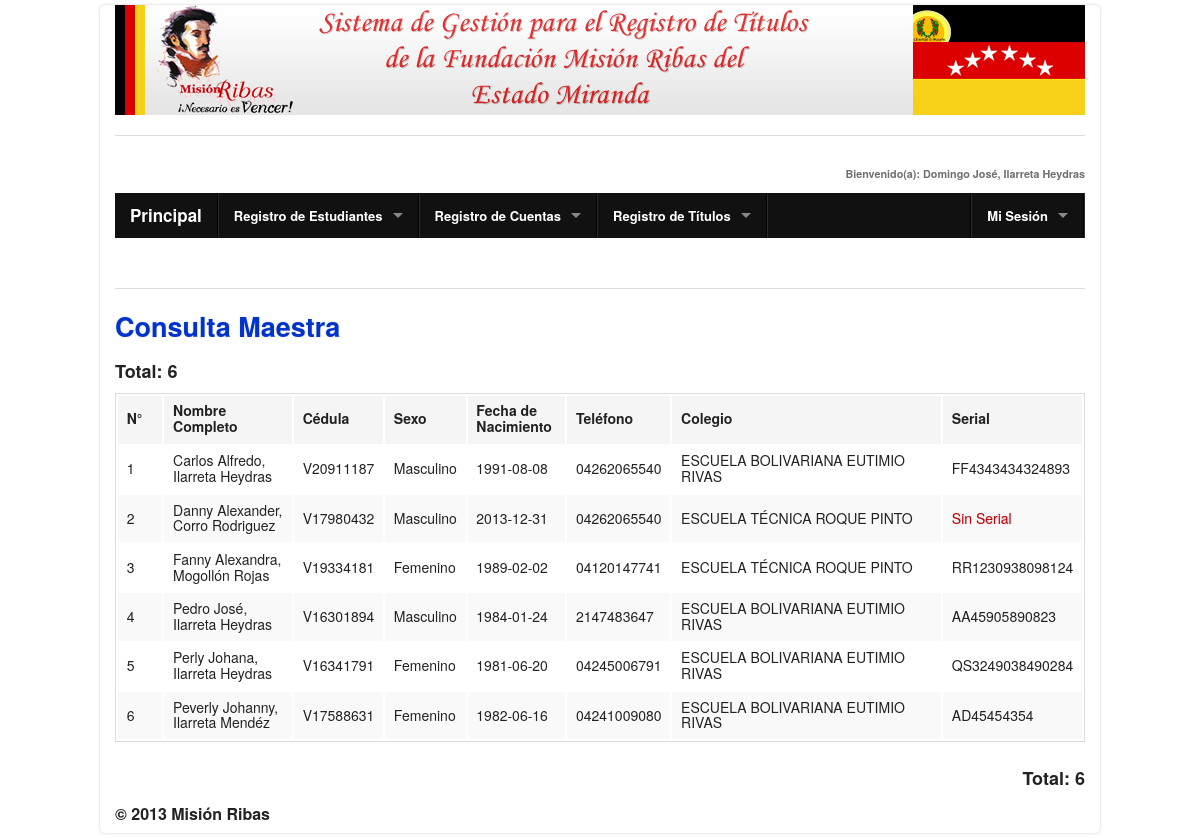
/cSerialMaestra.php (signed in), run on the app's committed database.
### tables this page shows
CREATE TABLE IF NOT EXISTS `estudiante` (
  `id` int(10) NOT NULL AUTO_INCREMENT,
  `nombre1` varchar(30) NOT NULL,
  `nombre2` varchar(30) NOT NULL,
  `apellido1` varchar(30) NOT NULL,
  `apellido2` varchar(30) NOT NULL,
  `nacionalidad` int(10) NOT NULL,
  `cedula` int(10) NOT NULL,
  `sexo` int(2) NOT NULL,
  `fecha_nacimiento` date NOT NULL,
  `telefono` varchar(11) NOT NULL,
  `colegio` int(10) NOT NULL,
  `serial` varchar(15) NOT NULL,
  PRIMARY KEY (`id`)
);

CREATE TABLE IF NOT EXISTS `nacionalidad` (
  `id` int(10) NOT NULL AUTO_INCREMENT,
  `nacionalidad` varchar(1) NOT NULL,
  `detalles` varchar(10) NOT NULL,
  PRIMARY KEY (`id`),
  UNIQUE KEY `nacionalidad` (`nacionalidad`)
);

CREATE TABLE IF NOT EXISTS `sexo` (
  `id` int(10) NOT NULL AUTO_INCREMENT,
  `sexo` varchar(10) NOT NULL,
  `detalles` varchar(50) NOT NULL,
  PRIMARY KEY (`id`),
  UNIQUE KEY `sexo` (`sexo`)
);

CREATE TABLE IF NOT EXISTS `colegio` (
  `id` int(11) NOT NULL AUTO_INCREMENT,
  `colegio` varchar(150) NOT NULL,
  `direccion` varchar(350) NOT NULL,
  `detalles` varchar(300) NOT NULL,
  PRIMARY KEY (`id`),
  UNIQUE KEY `colegio` (`colegio`)
);

### cSerialMaestra.php (the view, shortened to what this page needs)
<?php
if(isset($_SESSION['nombre_usuario']) && isset($_SESSION['privilegio'])){
	$nombre_usuario =$_SESSION['nombre_usuario'];
	$privilegio = $_SESSION['privilegio'];
	if($privilegio==777 || $privilegio==1){
include_once('funciones/template.php');
include_once('funciones/conexion.php');
echo '<hr><h5 class="right"><small>Bienvenido(a): '. $nombre_usuario .'</small></h5>';
echo '<hr><h3 class="azul">Consulta Maestra</h3>';
?>
<?php
$sql = "SELECT * FROM estudiante ORDER BY nombre1";
			$query = mysql_query($sql,$conexion);
			$cont=mysql_num_rows($query);
echo '<h5>Total: '. $cont .'</h5>';
?>
<table>
  <thead>
    <tr>
      <th width="50">N°</th>
      <th width="150">Nombre Completo</th>
      <th width="50">Cédula</th>
      <th width="50">Sexo</th>
      <th width="100">Fecha de Nacimiento</th>
      <th width="100">Teléfono</th>
      <th width="350">Colegio</th>
      <th width="100">Serial</th>
    </tr>
  </thead>
  <tbody>
<?php
$contador = 1;
			while ($row = mysql_fetch_array($query)){
					$nombre_completo = $row['nombre1'] . " " . $row['nombre2'] . ", " . $row['apellido1'] . " " . $row['apellido2'];
					$cod_nacionalidad = $row['nacionalidad'];
					$cedula = $row['cedula'];
					$cod_sexo = $row['sexo'];
					$fecha_nacimiento = $row['fecha_nacimiento'];
					$telefono = $row['telefono'];
					$cod_colegio = $row['colegio'];
					$serial = $row['serial'];
					$sql1 = "SELECT nacionalidad FROM nacionalidad WHERE id='$cod_nacionalidad'";
					$query1 = mysql_query($sql1,$conexion);
					while ($row1 = mysql_fetch_array($query1)){
						$sigla_nacionalidad = $row1[0];
					}
					$sql2 = "SELECT sexo FROM sexo WHERE id='$cod_sexo'";
					$query2 = mysql_query($sql2,$conexion);
					while ($row2 = mysql_fetch_array($query2)){
						$sexo = $row2[0];
					}
					$sql3 = "SELECT colegio FROM colegio WHERE id='$cod_colegio'";
					$query3 = mysql_query($sql3,$conexion);
					while ($row3 = mysql_fetch_array($query3)){
						$colegio = $row3[0];
					}
					echo '<tr>
							  <td>'. $contador ++ .'</td>
							  <td>'. $nombre_completo .'</td>
							  <td>'. $sigla_nacionalidad . $cedula .'</td>
							  <td>'. $sexo .'</td>
							  <td>'. $fecha_nacimiento .'</td>
							  <td>'. $telefono .'</td>
							  <td>'. $colegio .'</td>';
							if($serial!=""){
								echo '  <td>'. $serial .'</td>';
							}else{
								echo '  <td class="rojo">Sin Serial</td>';
								}
					echo '	</tr>
							';
			}
?>
  </tbody>
</table>
<?php
echo '<h5 class="right">Total: '. $cont .'</h5>';
	}else{
		echo '<html><head><meta http-equiv="REFRESH" content="0; url=cerrarSesion.php"></head></html>';
		}
}else {
	echo '<html><head><meta http-equiv="REFRESH" content="0; url=cerrarSesion.php"></head></html>';
	}
?>

### css/stylesheet.css (style rules this page uses)
.rojo { color: #C5000A; text-shadow: 0px 0px 2px #CCCCCC; }
.azul { color: #03C; text-shadow: 0px 0px 2px #CCCCCC; }

### data on the page
estudiante: nombre_completo "Carlos Alfredo, Ilarreta Heydras", nacionalidad.nacionalidad "V", cedula "20911187", sexo.sexo "Masculino", fecha_nacimiento "1991-08-08", telefono "04262065540", colegio.colegio "ESCUELA BOLIVARIANA EUTIMIO RIVAS", serial "FF4343434324893"
estudiante: nombre_completo "Danny Alexander, Corro Rodriguez", nacionalidad.nacionalidad "V", cedula "17980432", sexo.sexo "Masculino", fecha_nacimiento "2013-12-31", telefono "04262065540", colegio.colegio "ESCUELA TÉCNICA ROQUE PINTO", serial "Sin Serial"
estudiante: nombre_completo "Fanny Alexandra, Mogollón Rojas", nacionalidad.nacionalidad "V", cedula "19334181", sexo.sexo "Femenino", fecha_nacimiento "1989-02-02", telefono "04120147741", colegio.colegio "ESCUELA TÉCNICA ROQUE PINTO", serial "RR1230938098124"
estudiante: nombre_completo "Pedro José, Ilarreta Heydras", nacionalidad.nacionalidad "V", cedula "16301894", sexo.sexo "Masculino", fecha_nacimiento "1984-01-24", telefono "2147483647", colegio.colegio "ESCUELA BOLIVARIANA EUTIMIO RIVAS", serial "AA45905890823"
estudiante: nombre_completo "Perly Johana, Ilarreta Heydras", nacionalidad.nacionalidad "V", cedula "16341791", sexo.sexo "Femenino", fecha_nacimiento "1981-06-20", telefono "04245006791", colegio.colegio "ESCUELA BOLIVARIANA EUTIMIO RIVAS", serial "QS3249038490284"
estudiante: nombre_completo "Peverly Johanny, Ilarreta Mendéz", nacionalidad.nacionalidad "V", cedula "17588631", sexo.sexo "Femenino", fecha_nacimiento "1982-06-16", telefono "04241009080", colegio.colegio "ESCUELA BOLIVARIANA EUTIMIO RIVAS", serial "AD45454354"

### other printed values
$nombre_usuario "Domingo José, Ilarreta Heydras"
$cont "6"
